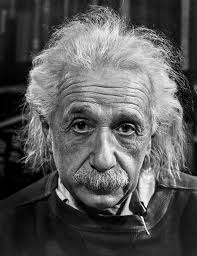
#> input picture Assignment_01/einstein.jfif, 197 x 256 px, found by its file name
$ jupyter execute 'Adding Salt Pepper Noise.ipynb'
#> lines starting #> are read from the running program, lines starting #| are printed output that depends on the picture; after the words box and inside, x2 and y2 are one past the last pixel; in counts of white or black regions, pixels touching at a corner belong together
#> further down, img is the input picture: shape (256, 197); min 0, max 255, mean 87.7
[cell 1]
#Salt-and-pepper noise is a form of noise sometimes seen on images.
#It is also known as impulse noise.
#This noise can be caused by sharp and sudden disturbances in the image signal.
#It presents itself as sparsely occurring white and black pixels.

[cell 2]
#Import required libraries
import cv2
import numpy as np
import random

[cell 3]
def add_SaltPepperNoise(img):
    size_I = img.shape
#> size_I = (256, 197)

    img = np.array(img)

    for i in range(1000): #no in bracket depends on how much noise is to be added
        x=random.randint(0,size_I[0]-1)
        y=random.randint(0,size_I[1]-1)
        img[x,y]= random.randint(0,1)*255
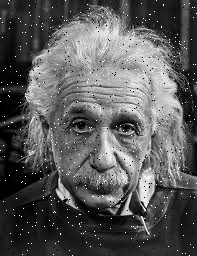
#> img: shape (256, 197); 1.95% of pixels changed, all inside (x1, y1, x2, y2) = (0, 0, 197, 256)
    return img

[cell 4]
#Read Image
img = cv2.imread('einstein.jfif',0)

[cell 5]
#Call Function to add noise
img = add_SaltPepperNoise(img)

[cell 6]
cv2.imwrite('Added_salt_pepper_noise.jpg',img) #Write image
#> Out = True
